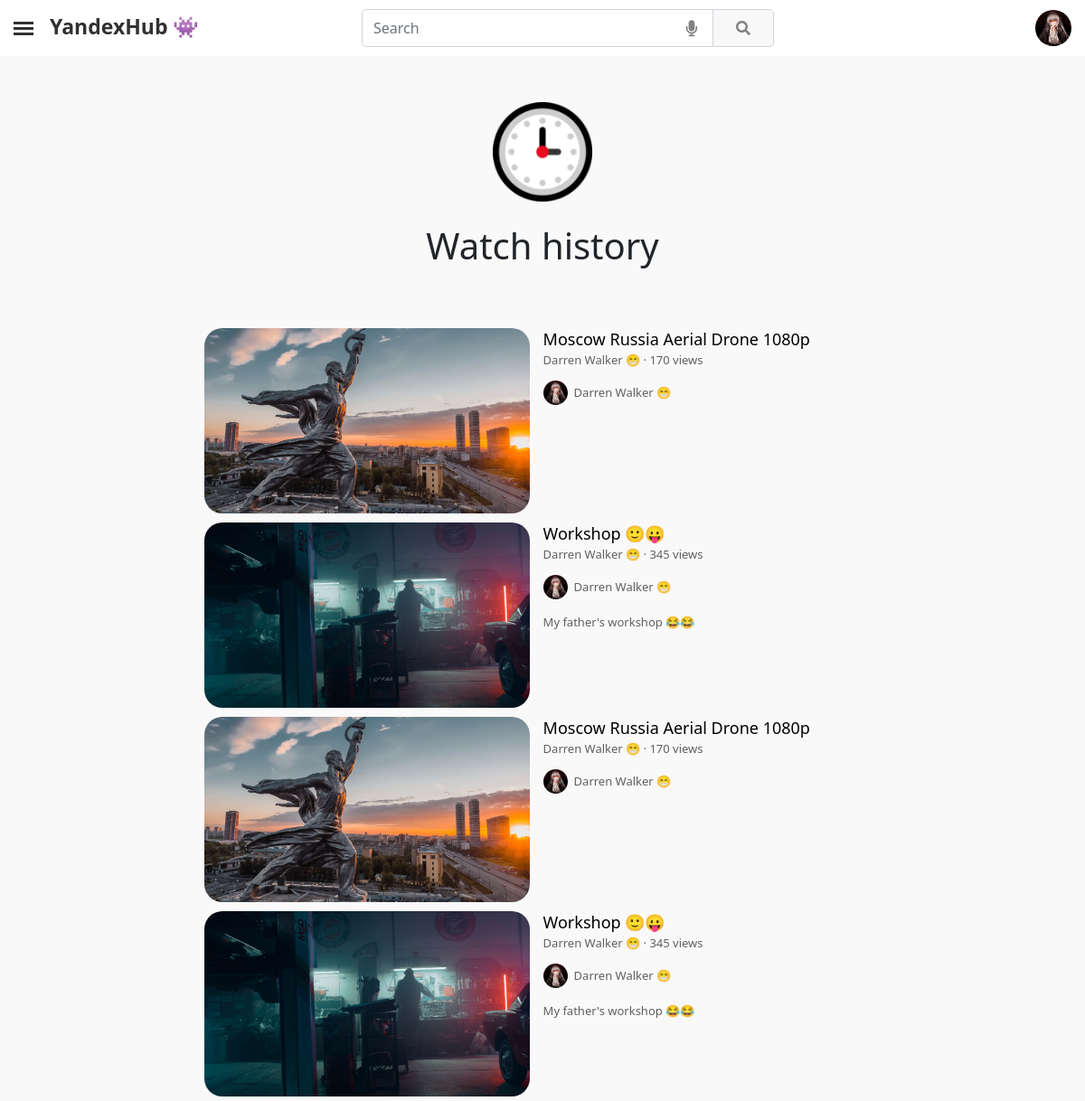
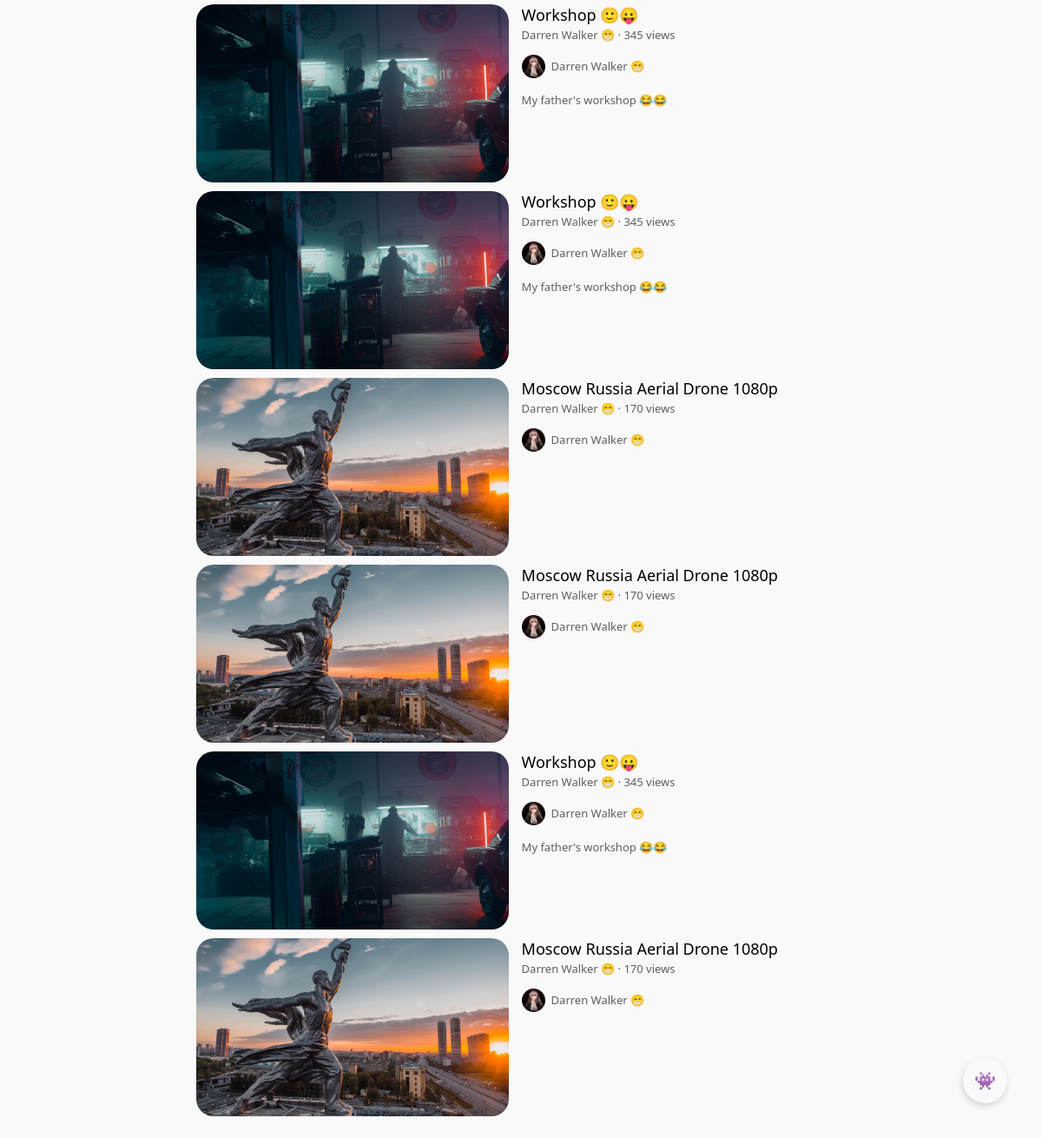
The page /history/ (signed in) on the database as committed earlier (2 pictures, top to bottom).
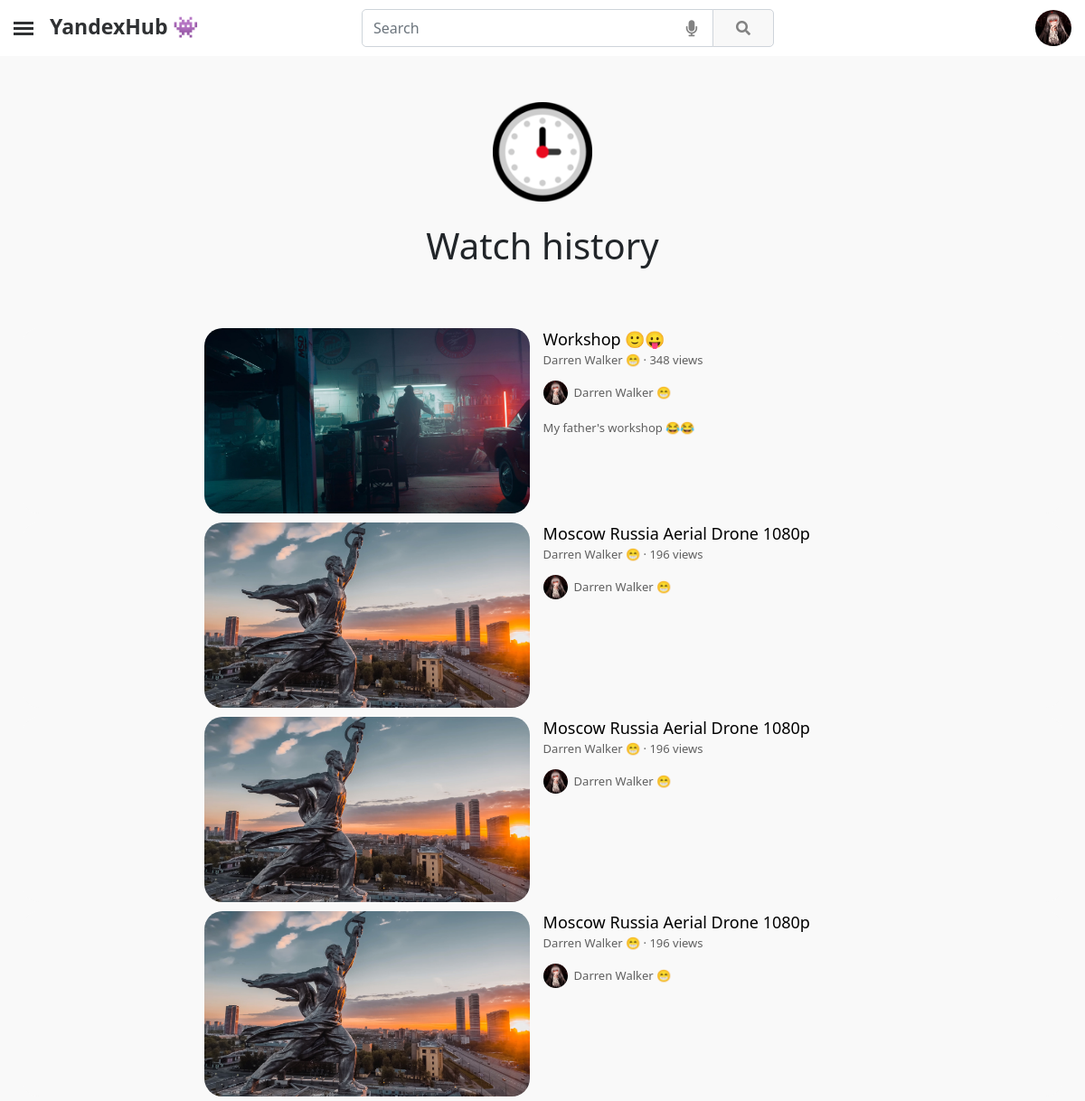
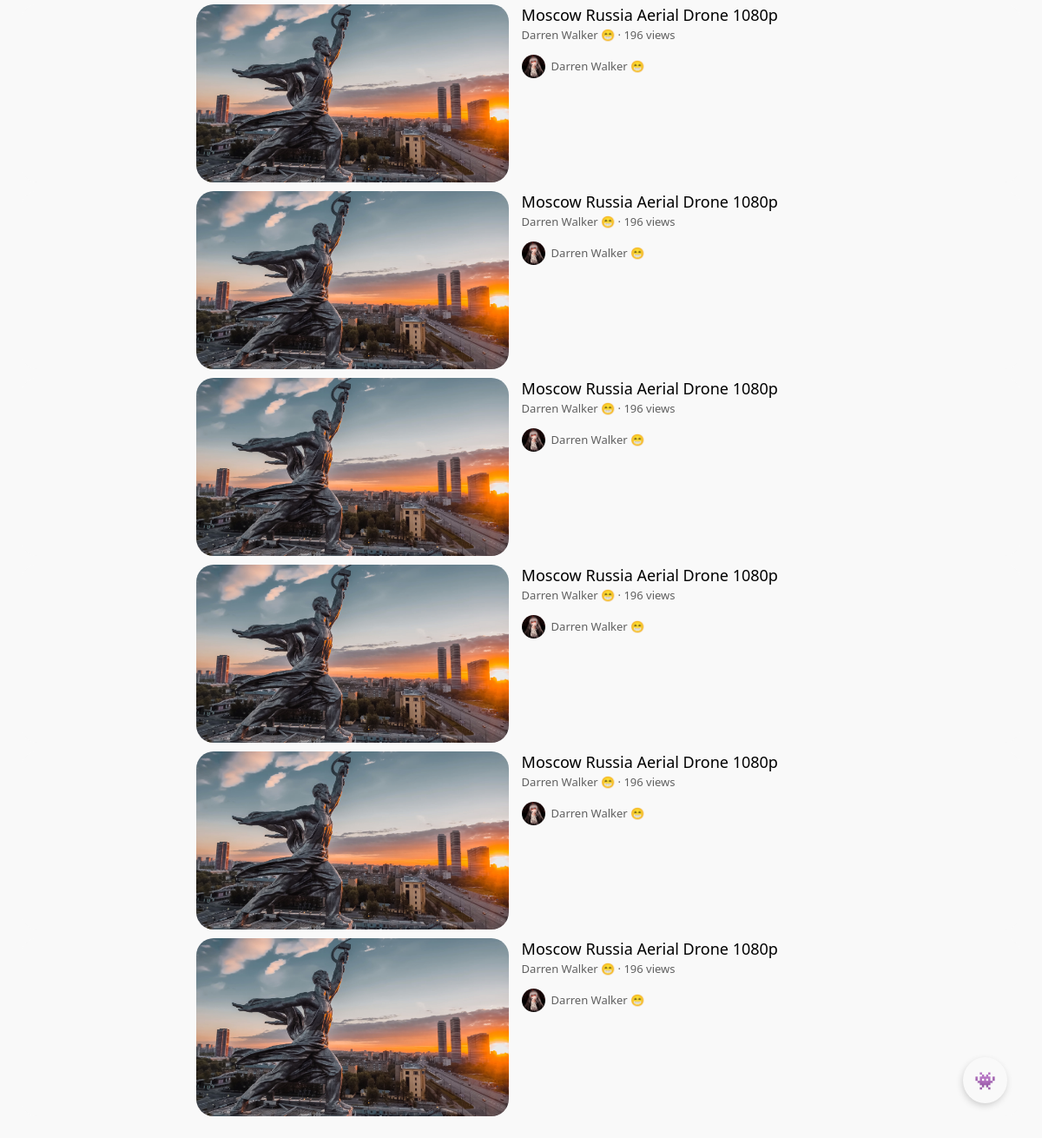
The same page on the database as committed later (2 pictures, top to bottom).
### YandexHub/apps/mainapp/models.py (models this page shows, shortened)
class VideoViewModel(models.Model):
    watched_user = models.ForeignKey(CustomUser, on_delete=models.CASCADE, null=False, related_name='watched_user')
    watched_video = models.ForeignKey(Video, on_delete=models.CASCADE, null=False, related_name='watched_video')
    date_created = models.DateTimeField(auto_now_add=True, db_index=True)

class Video(models.Model):
    video_id = models.CharField(blank=True, null=True, max_length=32)
    creator = models.ForeignKey(CustomUser, on_delete=models.CASCADE, null=False, related_name='video_creator')
    video = models.FileField(upload_to='videos/')
    video_banner = models.ImageField(upload_to='video_banners/')
    views = models.BigIntegerField(default=0)
    likes = models.BigIntegerField(default=0)
    dislikes = models.BigIntegerField(default=0)
    comments = models.BigIntegerField(default=0)
    coefficient = models.FloatField(default=0)
    title = models.CharField(max_length=150)
    description = models.TextField(blank=True, null=True, max_length=1000000)
    date_created = models.DateTimeField(auto_now_add=True, db_index=True)

class CustomUser(AbstractUser):
    user_id = models.CharField(blank=True, null=True, max_length=24)
    email = models.EmailField(null=True, unique=True)
    username = models.CharField(blank=True, null=True, max_length=25)
    avatar = models.ImageField(blank=True, null=True, upload_to = 'avatars/', default='avatars/default/default_avatar.png')
    banner = models.ImageField(blank=True, null=True, upload_to='users_banners/')
    all_views = models.BigIntegerField(default=0)
    all_comments = models.BigIntegerField(default=0)
    all_likes = models.BigIntegerField(default=0)
    all_dislikes = models.BigIntegerField(default=0)
    all_subscribers = models.BigIntegerField(default=0)
    all_notifications = models.BigIntegerField(default=0)
    all_posts_likes = models.BigIntegerField(default=0)
    all_posts_dislikes = models.BigIntegerField(default=0)
    description = models.TextField(blank=True, null=True, max_length=5000)
    contact_email  = models.CharField(blank=True, null=True, max_length=75)
    location = models.CharField(blank=True, null=True, max_length=50)
    vk_link = models.CharField(blank=True, null=True, max_length=150)
    instagram_link = models.CharField(blank=True, null=True, max_length=150)
    facebook_link = models.CharField(blank=True, null=True, max_length=150)
    reddit_link = models.CharField(blank=True, null=True, max_length=150)
    telegram_link = models.CharField(blank=True, null=True, max_length=150)
    twitter_link = models.CharField(blank=True, null=True, max_length=150)
    website_link = models.CharField(blank=True, null=True, max_length=150)
    telegram = models.CharField(blank=True, null=True, max_length=150)
    date_created = models.DateTimeField(auto_now_add=True, db_index=True)
    REQUIRED_FIELDS = ['username']
    USERNAME_FIELD = 'email'

### YandexHub/apps/mainapp/views.py (the view)
# urls.py: path('history/', HistoryView.as_view(), name='history__page'),
class HistoryView(ListView):
    template_name = 'user/video/history.html'
    paginate_by = 10
    queryset = VideoViewModel
    context_object_name = "videos"
    def get_queryset(self):
        if self.request.user.is_authenticated:
            return VideoViewModel.objects.filter(watched_user=self.request.user).order_by("-date_created")
        else:
            return VideoViewModel.objects.none()
    def get_context_data(self, **kwargs):
        context = super(HistoryView, self).get_context_data(**kwargs)
        context['title'] = 'Watch history 🕓'
        return context

### YandexHub/apps/mainapp/templatetags/poll_extras.py (called while the page is built)
@register.filter(name='brief_views_format')
@stringfilter
def brief_views_format(arg):
    if int(arg) < 1000000:
        if int(arg) == 1:
            return '1 view'
        elif int(arg) < 1000:
            return f'{arg} views'
        else:
            return f"{str_fixed(float(int(arg)/1000), int(arg), 1, 'views')}K views"
    elif int(arg) < 1000000000:
        return f"{str_fixed(float(int(arg)/1000000), int(arg), 1, 'views')}M views"
    elif int(arg) < 1000000000000:
        return f"{str_fixed(float(int(arg)/1000000000), int(arg), 1, 'views')}B views"
    else:
        return ''

@register.filter(name='html_to_text')
@stringfilter
def html_to_text(html):
    cleanr = re.compile('<.*?>')
    cleantext = re.sub(cleanr, '', html)
    return cleantext

### YandexHub/apps/mainapp/templates/user/video/history.html (shortened to what this page needs)
{% extends "main.html" %}
{% block content %}
{% load static %}
{% load poll_extras %}
<main role="main" style="margin-top: 35px;">
    <div class="block-content">
        {% if request.user.is_authenticated %}
        <section class="py-3 text-center container-fluid">
            <div class="row" style="padding-bottom: 1rem!important;">
                <div class="col-lg-12 col-md-8 mx-auto">
                    <img class="banner-icon" src="{% static 'media/site/icons/clock.png' %}">
                    <h1 style="margin-bottom: 25px;">Watch history</h1>
                </div>
            </div>
        </section>
        {% if videos %}
        <div class="infinite-container">
            {% for i in videos %}
            <div class="infinite-item">
                <div class="card" style="height: 205px; margin-top: 10px;">
                    <div class="row g-0" style="width: 65%; position: relative; margin-left: auto; margin-right: auto;">
                        <div class="col-md-4" style="left: 0; position: absolute;">
                            <a style="cursor: pointer;" onclick="transition_link(`{% url 'video__page' i.watched_video.video_id %}`)">
                                <div class="img"
                                    style="width: 360px; height: 205px; border-radius: 20px; background-image: url({{i.watched_video.video_banner.url}});">
                                </div>
                            </a>
                        </div>
                        <div class="col-md-8" style="top: 0; position: absolute; left: 365px;">
                            <div style="padding-top: 0; margin-left: 10px;">
                                <a style="cursor: pointer;" onclick="transition_link(`{% url 'video__page' i.watched_video.video_id %}`)">
                                    <p style="font-size: 18px; margin-bottom: -2px; color: #000;">{{ i.watched_video.title }}</p>
                                </a>
                                <small style="color: #606060; font-size: 13px;"><a style="color: #606060; cursor: pointer;" onclick="transition_link(`{% url 'channel__page' i.watched_video.creator.user_id %}`)">{{i.watched_video.creator.username}}</a>
                                    · {{i.watched_video.views|brief_views_format}}</small>
                                <a style="cursor: pointer;" onclick="transition_link(`{% url 'channel__page' i.watched_video.creator.user_id %}`)">
                                    <small style="display: block; margin-top: 12px; font-size: 13px; color: #606060;">
                                        <div class="img"
                                            style="display: inline-block; margin-right: 7px; width: 27px; height: 27px; border-radius: 50%; background-image: url({{i.watched_video.creator.avatar.url}});">
                                        </div>
                                        <div style="display: inline-block; position: absolute; margin-top: 4px;">
                                            {{i.watched_video.creator.username}}</div>
                                    </small>
                                </a>
                                <small
                                    style="display: block; color: #606060; font-size: 13px; margin-top: 12px;">{{i.watched_video.description|html_to_text|truncatechars:340}}</small>
                            </div>
                        </div>
                    </div>
                </div>
            </div>
            {% endfor %}
        </div>
        {% else %}
        <h2 style="text-align: center; margin-bottom: 40px;">You haven't watched any videos yet.</h2>
        {% endif %}
        {% endif %}
    </div>
</main>
{% endblock %}

Rows that differ between the two databases and show on the page:
no longer on this page (row unchanged): VideoViewModel: watched_video.video_banner (picture), watched_video "Moscow Russia Aerial Drone 1080p", watched_video.creator.username "Darren Walker 😁", watched_video.views|brief_views_format "170 views", watched_video.creator.avatar (picture)
no longer on this page (row unchanged): VideoViewModel: watched_video.video_banner (picture), watched_video "Workshop 🙂😛", watched_video.creator.username "Darren Walker 😁", watched_video.views|brief_views_format "345 views", watched_video.creator.avatar (picture), watched_video.description|html_to_text "My father's workshop 😂😂"
no longer on this page (row unchanged): VideoViewModel: watched_video.video_banner (picture), watched_video "Moscow Russia Aerial Drone 1080p", watched_video.creator.username "Darren Walker 😁", watched_video.views|brief_views_format "170 views", watched_video.creator.avatar (picture)
no longer on this page (row unchanged): VideoViewModel: watched_video.video_banner (picture), watched_video "Workshop 🙂😛", watched_video.creator.username "Darren Walker 😁", watched_video.views|brief_views_format "345 views", watched_video.creator.avatar (picture), watched_video.description|html_to_text "My father's workshop 😂😂"
no longer on this page (row unchanged): VideoViewModel: watched_video.video_banner (picture), watched_video "Workshop 🙂😛", watched_video.creator.username "Darren Walker 😁", watched_video.views|brief_views_format "345 views", watched_video.creator.avatar (picture), watched_video.description|html_to_text "My father's workshop 😂😂"
no longer on this page (row unchanged): VideoViewModel: watched_video.video_banner (picture), watched_video "Workshop 🙂😛", watched_video.creator.username "Darren Walker 😁", watched_video.views|brief_views_format "345 views", watched_video.creator.avatar (picture), watched_video.description|html_to_text "My father's workshop 😂😂"
no longer on this page (row unchanged): VideoViewModel: watched_video.video_banner (picture), watched_video "Moscow Russia Aerial Drone 1080p", watched_video.creator.username "Darren Walker 😁", watched_video.views|brief_views_format "170 views", watched_video.creator.avatar (picture)
no longer on this page (row unchanged): VideoViewModel: watched_video.video_banner (picture), watched_video "Moscow Russia Aerial Drone 1080p", watched_video.creator.username "Darren Walker 😁", watched_video.views|brief_views_format "170 views", watched_video.creator.avatar (picture)
no longer on this page (row unchanged): VideoViewModel: watched_video.video_banner (picture), watched_video "Workshop 🙂😛", watched_video.creator.username "Darren Walker 😁", watched_video.views|brief_views_format "345 views", watched_video.creator.avatar (picture), watched_video.description|html_to_text "My father's workshop 😂😂"
no longer on this page (row unchanged): VideoViewModel: watched_video.video_banner (picture), watched_video "Moscow Russia Aerial Drone 1080p", watched_video.creator.username "Darren Walker 😁", watched_video.views|brief_views_format "170 views", watched_video.creator.avatar (picture)
added VideoViewModel: watched_video.video_banner (picture), watched_video "Workshop 🙂😛", watched_video.creator.username "Darren Walker 😁", watched_video.views|brief_views_format "348 views", watched_video.creator.avatar (picture), watched_video.description|html_to_text "My father's workshop 😂😂"
added VideoViewModel: watched_video.video_banner (picture), watched_video "Moscow Russia Aerial Drone 1080p", watched_video.creator.username "Darren Walker 😁", watched_video.views|brief_views_format "196 views", watched_video.creator.avatar (picture)
added VideoViewModel: watched_video.video_banner (picture), watched_video "Moscow Russia Aerial Drone 1080p", watched_video.creator.username "Darren Walker 😁", watched_video.views|brief_views_format "196 views", watched_video.creator.avatar (picture)
added VideoViewModel: watched_video.video_banner (picture), watched_video "Moscow Russia Aerial Drone 1080p", watched_video.creator.username "Darren Walker 😁", watched_video.views|brief_views_format "196 views", watched_video.creator.avatar (picture)
added VideoViewModel: watched_video.video_banner (picture), watched_video "Moscow Russia Aerial Drone 1080p", watched_video.creator.username "Darren Walker 😁", watched_video.views|brief_views_format "196 views", watched_video.creator.avatar (picture)
added VideoViewModel: watched_video.video_banner (picture), watched_video "Moscow Russia Aerial Drone 1080p", watched_video.creator.username "Darren Walker 😁", watched_video.views|brief_views_format "196 views", watched_video.creator.avatar (picture)
added VideoViewModel: watched_video.video_banner (picture), watched_video "Moscow Russia Aerial Drone 1080p", watched_video.creator.username "Darren Walker 😁", watched_video.views|brief_views_format "196 views", watched_video.creator.avatar (picture)
added VideoViewModel: watched_video.video_banner (picture), watched_video "Moscow Russia Aerial Drone 1080p", watched_video.creator.username "Darren Walker 😁", watched_video.views|brief_views_format "196 views", watched_video.creator.avatar (picture)
added VideoViewModel: watched_video.video_banner (picture), watched_video "Moscow Russia Aerial Drone 1080p", watched_video.creator.username "Darren Walker 😁", watched_video.views|brief_views_format "196 views", watched_video.creator.avatar (picture)
added VideoViewModel: watched_video.video_banner (picture), watched_video "Moscow Russia Aerial Drone 1080p", watched_video.creator.username "Darren Walker 😁", watched_video.views|brief_views_format "196 views", watched_video.creator.avatar (picture)
